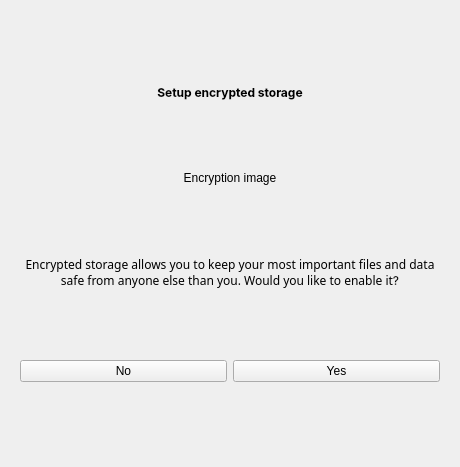
<?xml version="1.0" encoding="UTF-8"?>
<ui version="4.0">
 <class>encryptionManager</class>
 <widget class="QWidget" name="encryptionManager">
  <property name="geometry">
   <rect>
    <x>0</x>
    <y>0</y>
    <width>460</width>
    <height>467</height>
   </rect>
  </property>
  <property name="windowTitle">
   <string>Form</string>
  </property>
  <layout class="QVBoxLayout" name="verticalLayout">
   <item>
    <widget class="QStackedWidget" name="activityWidget">
     <property name="currentIndex">
      <number>0</number>
     </property>
     <widget class="QWidget" name="page">
      <layout class="QVBoxLayout" name="verticalLayout_2">
       <item>
        <layout class="QGridLayout" name="gridLayout">
         <item row="3" column="0">
          <widget class="QLabel" name="encryptionImageLabel">
           <property name="text">
            <string>Encryption image</string>
           </property>
           <property name="alignment">
            <set>Qt::AlignCenter</set>
           </property>
          </widget>
         </item>
         <item row="6" column="0">
          <spacer name="verticalSpacer_4">
           <property name="orientation">
            <enum>Qt::Vertical</enum>
           </property>
           <property name="sizeHint" stdset="0">
            <size>
             <width>20</width>
             <height>40</height>
            </size>
           </property>
          </spacer>
         </item>
         <item row="2" column="0">
          <spacer name="verticalSpacer">
           <property name="orientation">
            <enum>Qt::Vertical</enum>
           </property>
           <property name="sizeHint" stdset="0">
            <size>
             <width>20</width>
             <height>40</height>
            </size>
           </property>
          </spacer>
         </item>
         <item row="4" column="0">
          <spacer name="verticalSpacer_2">
           <property name="orientation">
            <enum>Qt::Vertical</enum>
           </property>
           <property name="sizeHint" stdset="0">
            <size>
             <width>20</width>
             <height>40</height>
            </size>
           </property>
          </spacer>
         </item>
         <item row="5" column="0">
          <widget class="QLabel" name="descriptionLabel">
           <property name="text">
            <string>&lt;font face=&quot;u001&quot;&gt;Encrypted storage allows you to keep your most important files and data safe from anyone else than you.
Would you like to enable it&lt;/font&gt;&lt;font face=&quot;Inter&quot;&gt;?&lt;/font&gt;</string>
           </property>
           <property name="alignment">
            <set>Qt::AlignCenter</set>
           </property>
           <property name="wordWrap">
            <bool>true</bool>
           </property>
          </widget>
         </item>
         <item row="7" column="0">
          <layout class="QGridLayout" name="gridLayout_2">
           <property name="bottomMargin">
            <number>0</number>
           </property>
           <item row="0" column="0">
            <widget class="QPushButton" name="setupAbortBtn">
             <property name="text">
              <string>No</string>
             </property>
            </widget>
           </item>
           <item row="0" column="1">
            <widget class="QPushButton" name="setupContinueBtn">
             <property name="text">
              <string>Yes</string>
             </property>
            </widget>
           </item>
          </layout>
         </item>
         <item row="1" column="0">
          <widget class="QLabel" name="encryptionSetupLabel">
           <property name="font">
            <font>
             <family>Inter</family>
             <weight>75</weight>
             <bold>true</bold>
            </font>
           </property>
           <property name="text">
            <string>Setup encrypted storage</string>
           </property>
           <property name="alignment">
            <set>Qt::AlignCenter</set>
           </property>
           <property name="wordWrap">
            <bool>true</bool>
           </property>
          </widget>
         </item>
         <item row="0" column="0">
          <spacer name="verticalSpacer_3">
           <property name="orientation">
            <enum>Qt::Vertical</enum>
           </property>
           <property name="sizeHint" stdset="0">
            <size>
             <width>20</width>
             <height>40</height>
            </size>
           </property>
          </spacer>
         </item>
         <item row="8" column="0">
          <spacer name="verticalSpacer_5">
           <property name="orientation">
            <enum>Qt::Vertical</enum>
           </property>
           <property name="sizeHint" stdset="0">
            <size>
             <width>20</width>
             <height>40</height>
            </size>
           </property>
          </spacer>
         </item>
        </layout>
       </item>
      </layout>
     </widget>
     <widget class="QWidget" name="page_2">
      <layout class="QVBoxLayout" name="verticalLayout_3">
       <item>
        <layout class="QGridLayout" name="gridLayout_3">
         <item row="1" column="0">
          <widget class="QLabel" name="successLabel">
           <property name="font">
            <font>
             <family>Inter</family>
             <weight>75</weight>
             <bold>true</bold>
            </font>
           </property>
           <property name="text">
            <string>Storage encryption successfully setup</string>
           </property>
           <property name="alignment">
            <set>Qt::AlignCenter</set>
           </property>
           <property name="wordWrap">
            <bool>true</bool>
           </property>
          </widget>
         </item>
         <item row="6" column="0">
          <spacer name="verticalSpacer_9">
           <property name="orientation">
            <enum>Qt::Vertical</enum>
           </property>
           <property name="sizeHint" stdset="0">
            <size>
             <width>20</width>
             <height>40</height>
            </size>
           </property>
          </spacer>
         </item>
         <item row="0" column="0">
          <spacer name="verticalSpacer_8">
           <property name="orientation">
            <enum>Qt::Vertical</enum>
           </property>
           <property name="sizeHint" stdset="0">
            <size>
             <width>20</width>
             <height>40</height>
            </size>
           </property>
          </spacer>
         </item>
         <item row="7" column="0">
          <widget class="QPushButton" name="exitSuccessBtn">
           <property name="text">
            <string>Continue</string>
           </property>
          </widget>
         </item>
         <item row="2" column="0">
          <spacer name="verticalSpacer_7">
           <property name="orientation">
            <enum>Qt::Vertical</enum>
           </property>
           <property name="sizeHint" stdset="0">
            <size>
             <width>20</width>
             <height>40</height>
            </size>
           </property>
          </spacer>
         </item>
         <item row="5" column="0">
          <widget class="QLabel" name="successDescriptionLabel">
           <property name="text">
            <string>Please ensure you don't forget your passphrase, as it will be impossible to access your files without it.</string>
           </property>
           <property name="alignment">
            <set>Qt::AlignCenter</set>
           </property>
           <property name="wordWrap">
            <bool>true</bool>
           </property>
          </widget>
         </item>
         <item row="4" column="0">
          <spacer name="verticalSpacer_6">
           <property name="orientation">
            <enum>Qt::Vertical</enum>
           </property>
           <property name="sizeHint" stdset="0">
            <size>
             <width>20</width>
             <height>40</height>
            </size>
           </property>
          </spacer>
         </item>
         <item row="3" column="0">
          <widget class="QLabel" name="checkImageLabel">
           <property name="text">
            <string>Check image</string>
           </property>
           <property name="alignment">
            <set>Qt::AlignCenter</set>
           </property>
          </widget>
         </item>
         <item row="8" column="0">
          <spacer name="verticalSpacer_10">
           <property name="orientation">
            <enum>Qt::Vertical</enum>
           </property>
           <property name="sizeHint" stdset="0">
            <size>
             <width>20</width>
             <height>40</height>
            </size>
           </property>
          </spacer>
         </item>
        </layout>
       </item>
      </layout>
     </widget>
     <widget class="QWidget" name="page_3">
      <layout class="QVBoxLayout" name="verticalLayout_6">
       <item>
        <layout class="QGridLayout" name="gridLayout_5">
         <item row="1" column="0">
          <widget class="QLabel" name="failureLabel">
           <property name="font">
            <font>
             <family>Inter</family>
             <weight>75</weight>
             <bold>true</bold>
            </font>
           </property>
           <property name="text">
            <string>There was an error</string>
           </property>
           <property name="alignment">
            <set>Qt::AlignCenter</set>
           </property>
           <property name="wordWrap">
            <bool>true</bool>
           </property>
          </widget>
         </item>
         <item row="6" column="0">
          <spacer name="verticalSpacer_13">
           <property name="orientation">
            <enum>Qt::Vertical</enum>
           </property>
           <property name="sizeHint" stdset="0">
            <size>
             <width>20</width>
             <height>40</height>
            </size>
           </property>
          </spacer>
         </item>
         <item row="0" column="0">
          <spacer name="verticalSpacer_14">
           <property name="orientation">
            <enum>Qt::Vertical</enum>
           </property>
           <property name="sizeHint" stdset="0">
            <size>
             <width>20</width>
             <height>40</height>
            </size>
           </property>
          </spacer>
         </item>
         <item row="7" column="0">
          <widget class="QPushButton" name="failureContinueBtn">
           <property name="text">
            <string>Continue</string>
           </property>
          </widget>
         </item>
         <item row="2" column="0">
          <spacer name="verticalSpacer_15">
           <property name="orientation">
            <enum>Qt::Vertical</enum>
           </property>
           <property name="sizeHint" stdset="0">
            <size>
             <width>20</width>
             <height>40</height>
            </size>
           </property>
          </spacer>
         </item>
         <item row="5" column="0">
          <widget class="QLabel" name="failureDescriptionLabel">
           <property name="text">
            <string>Something wrong happened during the storage encryption process. Please try again later.</string>
           </property>
           <property name="alignment">
            <set>Qt::AlignCenter</set>
           </property>
           <property name="wordWrap">
            <bool>true</bool>
           </property>
          </widget>
         </item>
         <item row="4" column="0">
          <spacer name="verticalSpacer_16">
           <property name="orientation">
            <enum>Qt::Vertical</enum>
           </property>
           <property name="sizeHint" stdset="0">
            <size>
             <width>20</width>
             <height>40</height>
            </size>
           </property>
          </spacer>
         </item>
         <item row="3" column="0">
          <widget class="QLabel" name="failureImageLabel">
           <property name="text">
            <string>Failure image</string>
           </property>
           <property name="alignment">
            <set>Qt::AlignCenter</set>
           </property>
          </widget>
         </item>
         <item row="8" column="0">
          <spacer name="verticalSpacer_17">
           <property name="orientation">
            <enum>Qt::Vertical</enum>
           </property>
           <property name="sizeHint" stdset="0">
            <size>
             <width>20</width>
             <height>40</height>
            </size>
           </property>
          </spacer>
         </item>
        </layout>
       </item>
      </layout>
     </widget>
     <widget class="QWidget" name="page_4">
      <layout class="QVBoxLayout" name="verticalLayout_4">
       <item>
        <layout class="QGridLayout" name="gridLayout_4">
         <item row="1" column="0">
          <widget class="QStackedWidget" name="hourglassWidget">
           <property name="sizePolicy">
            <sizepolicy hsizetype="MinimumExpanding" vsizetype="MinimumExpanding">
             <horstretch>100</horstretch>
             <verstretch>100</verstretch>
            </sizepolicy>
           </property>
           <widget class="QWidget" name="page_5">
            <layout class="QVBoxLayout" name="verticalLayout_5"/>
           </widget>
           <widget class="QWidget" name="page_6"/>
          </widget>
         </item>
         <item row="2" column="0">
          <spacer name="verticalSpacer_11">
           <property name="orientation">
            <enum>Qt::Vertical</enum>
           </property>
           <property name="sizeHint" stdset="0">
            <size>
             <width>20</width>
             <height>40</height>
            </size>
           </property>
          </spacer>
         </item>
         <item row="0" column="0">
          <spacer name="verticalSpacer_12">
           <property name="orientation">
            <enum>Qt::Vertical</enum>
           </property>
           <property name="sizeHint" stdset="0">
            <size>
             <width>20</width>
             <height>40</height>
            </size>
           </property>
          </spacer>
         </item>
        </layout>
       </item>
      </layout>
     </widget>
     <widget class="QWidget" name="page_7">
      <layout class="QVBoxLayout" name="verticalLayout_7">
       <item>
        <layout class="QGridLayout" name="gridLayout_6">
         <item row="1" column="0">
          <widget class="QLabel" name="warningLabel">
           <property name="font">
            <font>
             <weight>75</weight>
             <bold>true</bold>
            </font>
           </property>
           <property name="text">
            <string>Storage encryption can't be enabled</string>
           </property>
           <property name="alignment">
            <set>Qt::AlignCenter</set>
           </property>
           <property name="wordWrap">
            <bool>true</bool>
           </property>
          </widget>
         </item>
         <item row="0" column="0">
          <spacer name="verticalSpacer_18">
           <property name="orientation">
            <enum>Qt::Vertical</enum>
           </property>
           <property name="sizeHint" stdset="0">
            <size>
             <width>20</width>
             <height>40</height>
            </size>
           </property>
          </spacer>
         </item>
         <item row="4" column="0">
          <spacer name="verticalSpacer_21">
           <property name="orientation">
            <enum>Qt::Vertical</enum>
           </property>
           <property name="sizeHint" stdset="0">
            <size>
             <width>20</width>
             <height>40</height>
            </size>
           </property>
          </spacer>
         </item>
         <item row="6" column="0">
          <spacer name="verticalSpacer_19">
           <property name="orientation">
            <enum>Qt::Vertical</enum>
           </property>
           <property name="sizeHint" stdset="0">
            <size>
             <width>20</width>
             <height>40</height>
            </size>
           </property>
          </spacer>
         </item>
         <item row="3" column="0">
          <widget class="QLabel" name="warningImageLabel">
           <property name="text">
            <string>Warning image</string>
           </property>
           <property name="alignment">
            <set>Qt::AlignCenter</set>
           </property>
          </widget>
         </item>
         <item row="9" column="0">
          <spacer name="verticalSpacer_22">
           <property name="orientation">
            <enum>Qt::Vertical</enum>
           </property>
           <property name="sizeHint" stdset="0">
            <size>
             <width>20</width>
             <height>40</height>
            </size>
           </property>
          </spacer>
         </item>
         <item row="2" column="0">
          <spacer name="verticalSpacer_20">
           <property name="orientation">
            <enum>Qt::Vertical</enum>
           </property>
           <property name="sizeHint" stdset="0">
            <size>
             <width>20</width>
             <height>40</height>
            </size>
           </property>
          </spacer>
         </item>
         <item row="5" column="0">
          <widget class="QLabel" name="warningDescriptionLabel">
           <property name="text">
            <string>To enable storage encryption, please put at least one book in the &quot;encfs-dropbox&quot; folder of your onboard storage.</string>
           </property>
           <property name="alignment">
            <set>Qt::AlignCenter</set>
           </property>
           <property name="wordWrap">
            <bool>true</bool>
           </property>
          </widget>
         </item>
         <item row="8" column="0">
          <layout class="QGridLayout" name="gridLayout_7">
           <property name="bottomMargin">
            <number>0</number>
           </property>
           <item row="0" column="0">
            <widget class="QPushButton" name="acceptBtn">
             <property name="text">
              <string>Cancel</string>
             </property>
            </widget>
           </item>
           <item row="0" column="1">
            <widget class="QPushButton" name="usbmsBtn">
             <property name="text">
              <string>Add via USB</string>
             </property>
            </widget>
           </item>
          </layout>
         </item>
        </layout>
       </item>
      </layout>
     </widget>
    </widget>
   </item>
  </layout>
 </widget>
 <resources/>
 <connections/>
</ui>
